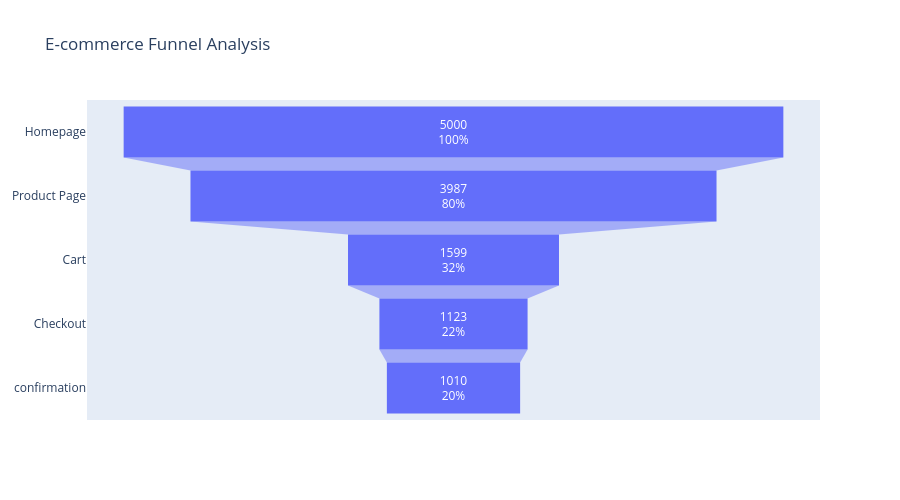

The code cell stored with this chart in its notebook:
### Code cell
stages = ['Homepage', 'Product Page', 'Cart', 'Checkout', 'confirmation']
values = [5000, 3987, 1599, 1123, 1010]

fig = go.Figure(go.Funnel(
    y=stages,
    x=values,
    textinfo="value+percent initial"
))

fig.update_layout(
    title='E-commerce Funnel Analysis',
    width=900,
    height=500
)

fig.show()

### Figure 1 — Plotly figure (JSON) as saved in the notebook; plotly's stock layout.template omitted (floating-point values rounded to 4 significant figures)
{"data": [{"textinfo": "value+percent initial", "type": "funnel", "x": [5000, 3987, 1599, 1123, 1010], "y": ["Homepage", "Product Page", "Cart", "Checkout", "confirmation"]}], "layout": {"height": 500, "title": {"text": "E-commerce Funnel Analysis"}, "width": 900}}
